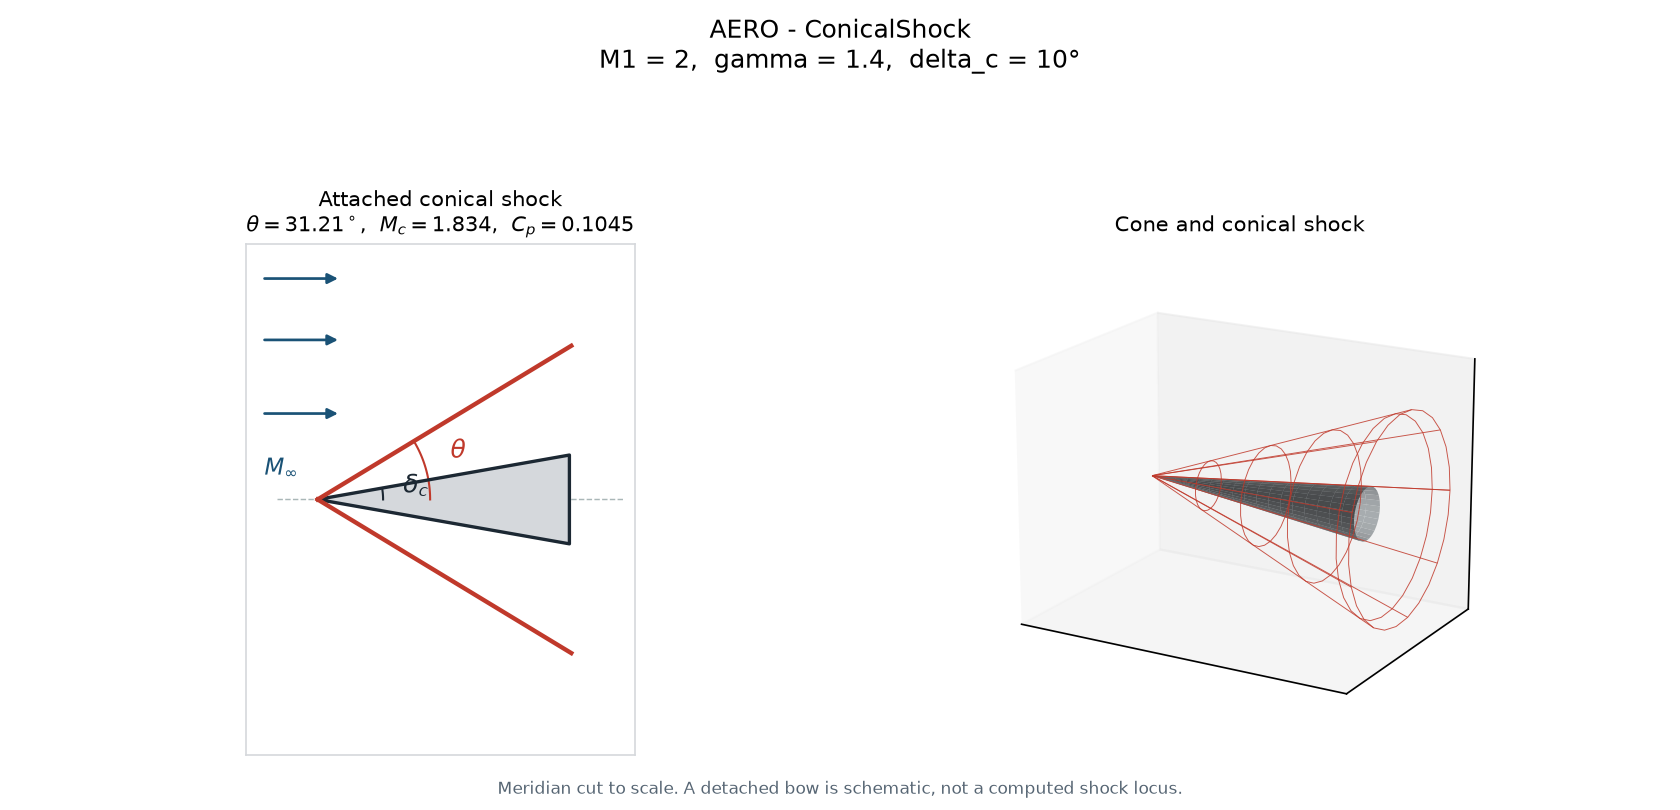

Here is the Python script that generated this plot:
#!/usr/bin/env python3
"""Attached conical shock on a right circular cone at zero incidence.

Shock-layer velocities follow NASA SP-3004 Taylor-Maccoll, with polar
components from NACA TN 3485. The conical shock jump is the oblique-shock
state at the wave angle. Surface pressure coefficient uses
pressure_coefficient_from_mach after an isentropic compression from the
state immediately behind the shock.
"""

from __future__ import annotations

import argparse
import math
import sys
import tempfile
from pathlib import Path

PLOT_TITLE = "AERO - ConicalShock"
DEFAULT_GAMMA = 1.4
MACH_MAX = 1.0e6
DETACH_TOL = 1.0e-8
ROOT_SPLIT = 1.0e-8
RK_STEPS = 800
CHECK_TOL = 1e-9

ASSUMPTIONS = (
    "calorically perfect gas; steady axisymmetric conical flow at zero "
    "incidence; attached conical shock of uniform strength; velocities in "
    "the shock layer are divided by the vacuum limiting speed; "
    "v = du/dtheta from conical_ray_normal_speed; "
    "a**2 = ((gamma-1)/2)*(1-u**2-v**2) from conical_vacuum_sound_speed_sq; "
    "d2u/dtheta**2 from taylor_maccoll_radial_acceleration; "
    "the shock jump is the oblique-shock state at wave angle theta, with "
    "polar components from conical_radial_speed and conical_normal_speed; "
    "surface v = 0; surface Mach from conical_resultant_mach; "
    "surface Cp from pressure_coefficient_from_mach after an isentropic "
    "compression from the post-shock Mach; the isolated cone takes the "
    "weaker attached shock; this is a circular cone, not a two-dimensional "
    "wedge; boundary layer, yaw, and shock curvature beyond the cone are "
    "not modeled"
)


def print_kv(key: str, value: object) -> None:
    if isinstance(value, float):
        text = f"{value:.8g}"
    else:
        text = str(value)
    print(f"{key}: {text}")


def mach_angle(mach: float) -> float:
    """mach_angle in formulas.md. Mach is at least 1."""
    return math.asin(1.0 / mach)


def limiting_speed_ratio(mach: float, gamma: float) -> float:
    """limiting_speed_ratio in formulas.md."""
    gm = 0.5 * (gamma - 1.0) * mach * mach
    return math.sqrt(gm / (1.0 + gm))


def vacuum_sound_speed_sq(gamma: float, u: float, v: float) -> float:
    """conical_vacuum_sound_speed_sq in formulas.md."""
    return 0.5 * (gamma - 1.0) * (1.0 - u * u - v * v)


def taylor_maccoll_radial_acceleration(
    gamma: float, u: float, v: float, theta: float
) -> float:
    """taylor_maccoll_radial_acceleration in formulas.md."""
    sound = vacuum_sound_speed_sq(gamma, u, v)
    denom = v * v - sound
    if abs(denom) < 1e-18 or abs(math.sin(theta)) < 1e-18:
        raise ValueError("Taylor-Maccoll denominator vanished")
    cot = math.cos(theta) / math.sin(theta)
    return sound * (u + v * cot) / denom - u


def resultant_mach(gamma: float, u: float, v: float) -> float:
    """conical_resultant_mach in formulas.md."""
    sound = vacuum_sound_speed_sq(gamma, u, v)
    if sound <= 0.0:
        raise ValueError("local sound speed is not positive")
    return math.sqrt((u * u + v * v) / sound)


def critical_mach(gamma: float, u: float, v: float) -> float:
    """conical_critical_mach in formulas.md."""
    return math.sqrt(((gamma + 1.0) / (gamma - 1.0)) * (u * u + v * v))


def freestream_mach_sq(gamma: float, u: float, theta: float) -> float:
    """conical_freestream_mach_sq in formulas.md."""
    denom = math.cos(theta) ** 2 - u * u
    if denom <= 0.0:
        raise ValueError("shock-ray radial speed does not give a finite Mach")
    return (2.0 / (gamma - 1.0)) * u * u / denom


def shock_wave_tangent(gamma: float, u: float, v: float) -> float:
    """conical_shock_wave_tangent in formulas.md."""
    return ((gamma - 1.0) / (gamma + 1.0)) * (u * u - 1.0) / (u * v)


def polar_from_cylindrical(
    vx: float, vr: float, theta: float
) -> tuple[float, float]:
    """conical_radial_speed and conical_normal_speed in formulas.md."""
    cosine = math.cos(theta)
    sine = math.sin(theta)
    return vx * cosine + vr * sine, -vx * sine + vr * cosine


def deflection_angle(theta: float, mach: float, gamma: float) -> float:
    """Flow deflection from oblique_shock_deflection. Radians."""
    if theta <= 0.0 or theta >= math.pi / 2.0:
        return 0.0
    mn2 = (mach * math.sin(theta)) ** 2
    if mn2 <= 1.0:
        return 0.0
    cot = math.cos(theta) / math.sin(theta)
    numer = 2.0 * cot * (mn2 - 1.0)
    denom = 2.0 + mach * mach * (gamma + math.cos(2.0 * theta))
    return math.atan(numer / denom)


def shock_downstream(
    mach: float, gamma: float, theta: float, delta: float
) -> dict[str, float]:
    """State behind a straight oblique shock at wave angle theta."""
    mn2 = (mach * math.sin(theta)) ** 2
    if mn2 < 1.0 - 1e-12:
        raise ValueError("normal Mach ahead of the shock is below 1")
    pressure = (2.0 * gamma * mn2 - (gamma - 1.0)) / (gamma + 1.0)
    mn2_down = ((gamma - 1.0) * mn2 + 2.0) / (2.0 * gamma * mn2 - (gamma - 1.0))
    sine = math.sin(theta - delta)
    if sine <= 0.0 or mn2_down <= 0.0:
        raise ValueError("downstream Mach is not defined for this wave")
    m2 = math.sqrt(mn2_down) / sine
    if not math.isfinite(pressure) or not math.isfinite(m2) or pressure <= 0.0 or m2 <= 0.0:
        raise ValueError("downstream shock state is not finite")
    return {
        "Mn1": math.sqrt(mn2),
        "M2": m2,
        "p_ratio": pressure,
    }


def isentropic_pressure_ratio(mach_1: float, mach_2: float, gamma: float) -> float:
    """p2/p1 from stagnation_pressure at constant total pressure."""

    def total_over_static(mach: float) -> float:
        return (1.0 + 0.5 * (gamma - 1.0) * mach * mach) ** (gamma / (gamma - 1.0))

    return total_over_static(mach_1) / total_over_static(mach_2)


def pressure_coefficient_from_mach(
    pressure_ratio: float, mach: float, gamma: float
) -> float:
    """pressure_coefficient_from_mach in formulas.md."""
    return 2.0 * (pressure_ratio - 1.0) / (gamma * mach * mach)


def post_shock_polar(
    mach: float, gamma: float, theta: float
) -> tuple[float, float, float, dict[str, float]]:
    """Polar speeds immediately behind the conical shock."""
    delta = deflection_angle(theta, mach, gamma)
    down = shock_downstream(mach, gamma, theta, delta)
    speed = limiting_speed_ratio(down["M2"], gamma)
    vx = speed * math.cos(delta)
    vr = speed * math.sin(delta)
    radial, normal = polar_from_cylindrical(vx, vr, theta)
    return radial, normal, delta, down


def _rk4_step(
    theta: float, u: float, v: float, step: float, gamma: float
) -> tuple[float, float, float]:
    def pair(angle: float, radial: float, normal: float) -> tuple[float, float]:
        acc = taylor_maccoll_radial_acceleration(gamma, radial, normal, angle)
        return normal, acc

    k1u, k1v = pair(theta, u, v)
    k2u, k2v = pair(theta + 0.5 * step, u + 0.5 * step * k1u, v + 0.5 * step * k1v)
    k3u, k3v = pair(theta + 0.5 * step, u + 0.5 * step * k2u, v + 0.5 * step * k2v)
    k4u, k4v = pair(theta + step, u + step * k3u, v + step * k3v)
    u_new = u + step * (k1u + 2.0 * k2u + 2.0 * k3u + k4u) / 6.0
    v_new = v + step * (k1v + 2.0 * k2v + 2.0 * k3v + k4v) / 6.0
    return theta + step, u_new, v_new


def integrate_to_surface(
    gamma: float, theta_shock: float, u_shock: float, v_shock: float
) -> tuple[float, float]:
    """Integrate Taylor-Maccoll from the shock inward until v = 0."""
    theta = theta_shock
    u = u_shock
    v = v_shock
    if v >= 0.0:
        return theta, u
    floor = 1.0e-4
    step = -(theta - floor) / RK_STEPS
    if step >= 0.0:
        raise ValueError("shock angle is inside the cone")
    for _ in range(RK_STEPS * 4):
        if theta + step <= floor:
            step = 0.5 * (floor - theta)
            if abs(step) < 1e-16:
                break
        try:
            theta_next, u_next, v_next = _rk4_step(theta, u, v, step, gamma)
        except ValueError:
            step *= 0.5
            if abs(step) < 1e-12:
                raise
            continue
        if not math.isfinite(u_next) or not math.isfinite(v_next):
            step *= 0.5
            if abs(step) < 1e-12:
                raise ValueError("Taylor-Maccoll integration left the real line")
            continue
        if v_next >= 0.0:
            frac = v / (v - v_next) if v_next != v else 1.0
            frac = min(max(frac, 0.0), 1.0)
            return theta + frac * (theta_next - theta), u + frac * (u_next - u)
        theta, u, v = theta_next, u_next, v_next
        if abs(step) < abs(-(theta - floor) / RK_STEPS):
            step = -(theta - floor) / RK_STEPS
    raise ValueError("surface condition v = 0 was not reached")


def integrate_to_shock(
    gamma: float, theta_cone: float, u_surface: float
) -> tuple[float, float, float]:
    """Integrate from the cone surface outward until the SP-3004 shock condition."""
    theta = theta_cone
    u = u_surface
    v = 0.0
    ceiling = math.pi / 2.0 - 1e-6
    step = (ceiling - theta) / RK_STEPS
    previous = None
    for _ in range(RK_STEPS * 4):
        if theta + step >= ceiling:
            step = 0.5 * (ceiling - theta)
            if step <= 0.0:
                break
        theta_next, u_next, v_next = _rk4_step(theta, u, v, step, gamma)
        residual = math.tan(theta_next) - shock_wave_tangent(gamma, u_next, v_next)
        if previous is not None:
            _theta_prev, _u_prev, _v_prev, residual_prev = previous
            if residual_prev == 0.0 or residual_prev * residual <= 0.0:
                if residual == residual_prev:
                    return theta_next, u_next, v_next
                frac = residual_prev / (residual_prev - residual)
                frac = min(max(frac, 0.0), 1.0)
                return (
                    _theta_prev + frac * (theta_next - _theta_prev),
                    _u_prev + frac * (u_next - _u_prev),
                    _v_prev + frac * (v_next - _v_prev),
                )
        previous = (theta_next, u_next, v_next, residual)
        theta, u, v = theta_next, u_next, v_next
    raise ValueError("Rankine-Hugoniot shock condition was not reached")


def cone_from_shock(mach: float, gamma: float, theta: float) -> dict[str, float]:
    """Cone half-angle produced by an attached shock at wave angle theta."""
    u, v, delta, down = post_shock_polar(mach, gamma, theta)
    cone, u_s = integrate_to_surface(gamma, theta, u, v)
    return {
        "theta": theta,
        "delta_shock": delta,
        "cone": cone,
        "u_s": u_s,
        "M2": down["M2"],
        "p2_over_p1": down["p_ratio"],
        "Mn1": down["Mn1"],
        "Mc": resultant_mach(gamma, u_s, 0.0),
        "Mstar_s": critical_mach(gamma, u_s, 0.0),
    }


def maximum_cone_angle(mach: float, gamma: float) -> tuple[float, float]:
    """Shock angle and cone half-angle at the peak attached cone."""
    mu = mach_angle(mach)
    lo = mu + 1e-8
    hi = math.pi / 2.0 - 1e-6
    invphi = (math.sqrt(5.0) - 1.0) / 2.0
    left = hi - invphi * (hi - lo)
    right = lo + invphi * (hi - lo)

    def value(theta: float) -> float:
        try:
            return cone_from_shock(mach, gamma, theta)["cone"]
        except ValueError:
            return -1.0

    left_value = value(left)
    right_value = value(right)
    for _ in range(48):
        if left_value < right_value:
            lo = left
            left = right
            left_value = right_value
            right = lo + invphi * (hi - lo)
            right_value = value(right)
        else:
            hi = right
            right = left
            right_value = left_value
            left = hi - invphi * (hi - lo)
            left_value = value(left)
    theta = 0.5 * (lo + hi)
    try:
        peak = cone_from_shock(mach, gamma, theta)
    except ValueError as exc:
        raise ValueError("could not locate a maximum attached cone angle") from exc
    return peak["theta"], peak["cone"]


def _bisect_cone(
    lo: float,
    hi: float,
    target: float,
    mach: float,
    gamma: float,
) -> float:
    for _ in range(80):
        mid = 0.5 * (lo + hi)
        try:
            cone = cone_from_shock(mach, gamma, mid)["cone"]
        except ValueError:
            hi = mid
            continue
        if cone < target:
            lo = mid
        else:
            hi = mid
    return 0.5 * (lo + hi)


def evaluate(mach: float, gamma: float, delta: float) -> dict:
    """Weak attached conical shock for cone half-angle delta."""
    mu = mach_angle(mach)
    theta_star, delta_max = maximum_cone_angle(mach, gamma)
    state: dict = {
        "mach": mach,
        "gamma": gamma,
        "delta": delta,
        "mu": mu,
        "delta_max": delta_max,
        "theta_at_max": theta_star,
        "attached": False,
        "shock": "detached",
        "theta": None,
        "Mn1": None,
        "M2": None,
        "p2_over_p1": None,
        "Mc": None,
        "Mstar_s": None,
        "pc_over_p1": None,
        "Cp": None,
        "theta_strong": None,
    }
    if delta <= 1e-15:
        speed = limiting_speed_ratio(mach, gamma)
        u = speed * math.cos(mu)
        state.update(
            attached=True,
            shock="mach-wave",
            theta=mu,
            Mn1=1.0,
            M2=mach,
            p2_over_p1=1.0,
            Mc=mach,
            Mstar_s=critical_mach(gamma, u, -speed * math.sin(mu)),
            pc_over_p1=1.0,
            Cp=0.0,
        )
        return state
    if delta > delta_max + DETACH_TOL:
        return state

    if delta >= delta_max - DETACH_TOL:
        theta = theta_star
        branch = "maximum-cone"
        theta_strong = None
    else:
        theta = _bisect_cone(mu + 1e-8, theta_star, delta, mach, gamma)
        theta_strong = _bisect_cone(
            theta_star, math.pi / 2.0 - 1e-6, delta, mach, gamma
        )
        if theta_strong - theta < ROOT_SPLIT:
            branch = "maximum-cone"
            theta_strong = None
        else:
            branch = "weak"
    field = cone_from_shock(mach, gamma, theta)
    surface_over_shock = isentropic_pressure_ratio(field["M2"], field["Mc"], gamma)
    pc_over_p1 = surface_over_shock * field["p2_over_p1"]
    state.update(
        attached=True,
        shock=branch,
        theta=field["theta"],
        Mn1=field["Mn1"],
        M2=field["M2"],
        p2_over_p1=field["p2_over_p1"],
        Mc=field["Mc"],
        Mstar_s=field["Mstar_s"],
        pc_over_p1=pc_over_p1,
        Cp=pressure_coefficient_from_mach(pc_over_p1, mach, gamma),
    )
    if theta_strong is not None:
        try:
            strong = cone_from_shock(mach, gamma, theta_strong)
        except ValueError:
            strong = None
        if strong is not None:
            state["theta_strong"] = strong["theta"]
    return state


def require_inputs(mach: float, gamma: float, delta: float) -> None:
    if not math.isfinite(mach) or mach <= 1.0 or mach > MACH_MAX:
        raise ValueError(f"--mach must be greater than 1 and at most {MACH_MAX:g}")
    if not math.isfinite(gamma) or gamma <= 1.0:
        raise ValueError("--gamma must be greater than 1")
    if not math.isfinite(delta) or delta < 0.0 or delta >= math.pi / 2.0:
        raise ValueError(
            "--delta must be a cone half-angle in radians from 0 up to pi/2 "
            "(convert degrees with pi/180)"
        )


def emit(state: dict, gamma_source: str, graph: str) -> None:
    delta = state["delta"]
    print_kv("title", PLOT_TITLE)
    print_kv("assumptions", ASSUMPTIONS)
    print_kv("gamma", state["gamma"])
    print_kv("gamma_source", gamma_source)
    print_kv("M1", state["mach"])
    print_kv("delta_rad", delta)
    print_kv("delta_deg", math.degrees(delta))
    print_kv("mu1_rad", state["mu"])
    print_kv("mu1_deg", math.degrees(state["mu"]))
    print_kv("delta_max_rad", state["delta_max"])
    print_kv("delta_max_deg", math.degrees(state["delta_max"]))
    print_kv("attached", "yes" if state["attached"] else "no")
    print_kv("shock", state["shock"])
    if state["theta"] is not None:
        print_kv("theta_rad", state["theta"])
        print_kv("theta_deg", math.degrees(state["theta"]))
        print_kv("Mn1", state["Mn1"])
        print_kv("M2", state["M2"])
        print_kv("Mc", state["Mc"])
        print_kv("Mstar_s", state["Mstar_s"])
        print_kv("p2_over_p1", state["p2_over_p1"])
        print_kv("pc_over_p1", state["pc_over_p1"])
        print_kv("Cp", state["Cp"])
    if state["theta_strong"] is not None:
        print_kv("theta_strong_rad", state["theta_strong"])
        print_kv("theta_strong_deg", math.degrees(state["theta_strong"]))
    print_kv("graph", graph)


def _fmt(value: float) -> str:
    return f"{value:.4g}"


def _angles(start: float, stop: float, steps: int = 32) -> list[float]:
    if steps < 1:
        return [start, stop]
    return [start + (stop - start) * i / steps for i in range(steps + 1)]


def _panel_frame(ax) -> None:
    ax.set_xticks([])
    ax.set_yticks([])
    for spine in ax.spines.values():
        spine.set_color("#d5d8dc")


def _flow_arrows(ax, x0: float, x1: float, ys: list[float]) -> None:
    for y_pos in ys:
        ax.annotate(
            "",
            xy=(x1, y_pos),
            xytext=(x0, y_pos),
            arrowprops={"arrowstyle": "-|>", "color": "#1a5276", "lw": 1.3},
        )


def _draw_meridian(ax, state: dict) -> None:
    delta = state["delta"]
    x_min, x_max, y_min, y_max = -0.35, 1.55, -1.25, 1.25
    ax.set_xlim(x_min, x_max)
    ax.set_ylim(y_min, y_max)
    ax.set_aspect("equal", adjustable="box")
    _panel_frame(ax)
    _flow_arrows(ax, -0.28, 0.12, [0.42, 0.78, 1.08])
    ax.text(-0.26, 0.12, r"$M_\infty$", color="#1a5276", fontsize=11)
    ax.plot([-0.2, 1.5], [0.0, 0.0], color="#aab7b8", lw=0.7, ls="--", zorder=1)

    length = 1.25
    if delta > 1e-8:
        upper = (length * math.cos(delta), length * math.sin(delta))
        lower = (upper[0], -upper[1])
        ax.fill(
            [0.0, upper[0], lower[0]],
            [0.0, upper[1], lower[1]],
            color="#d5d8dc",
            zorder=2,
        )
        ax.plot(
            [0.0, upper[0], lower[0], 0.0],
            [0.0, upper[1], lower[1], 0.0],
            color="#1c2833",
            lw=1.6,
            zorder=3,
        )
    else:
        ax.plot([0.0, length], [0.0, 0.0], color="#1c2833", lw=2.4, zorder=3)

    if not state["attached"] or state["theta"] is None:
        stand = 0.22
        bow_y = [y_min + (y_max - y_min) * i / 48 for i in range(49)]
        bow_x = [-stand + 0.18 * y * y for y in bow_y]
        ax.plot(bow_x, bow_y, color="#c0392b", lw=2.2, zorder=4)
        ax.text(0.35, y_min + 0.12, "detached bow\n(schematic)", color="#c0392b", fontsize=8)
        title = "Detached shock"
        detail = rf"no wave angle,  $\delta_{{\max}} = {_fmt(math.degrees(state['delta_max']))}^\circ$"
    else:
        theta = state["theta"]
        color = "#1a5276" if state["shock"] == "mach-wave" else "#c0392b"
        style = "--" if state["shock"] == "mach-wave" else "-"
        reach = 1.45
        for sign in (1.0, -1.0):
            ax.plot(
                [0.0, reach * math.cos(sign * theta)],
                [0.0, reach * math.sin(sign * theta)],
                color=color,
                lw=2.1,
                ls=style,
                zorder=4,
            )
        if theta > 0.04:
            arc_r = 0.55
            ax.plot(
                [arc_r * math.cos(a) for a in _angles(0.0, theta)],
                [arc_r * math.sin(a) for a in _angles(0.0, theta)],
                color=color,
                lw=1.0,
            )
            ax.text(
                0.68 * math.cos(0.55 * theta),
                0.68 * math.sin(0.55 * theta),
                r"$\theta$",
                color=color,
                fontsize=12,
            )
        if delta > 0.04:
            arc_r = 0.32
            ax.plot(
                [arc_r * math.cos(a) for a in _angles(0.0, delta)],
                [arc_r * math.sin(a) for a in _angles(0.0, delta)],
                color="#1c2833",
                lw=1.0,
            )
            ax.text(
                0.42 * math.cos(0.45 * delta),
                0.42 * math.sin(0.45 * delta),
                r"$\delta_c$",
                color="#1c2833",
                fontsize=12,
            )
        names = {
            "mach-wave": "Mach wave",
            "weak": "Attached conical shock",
            "maximum-cone": "Attached, maximum cone",
        }
        title = names.get(state["shock"], "Conical shock")
        if state["Mc"] is not None and state["Cp"] is not None:
            detail = (
                rf"$\theta = {_fmt(math.degrees(state['theta']))}^\circ$,  "
                rf"$M_c = {_fmt(state['Mc'])}$,  "
                rf"$C_p = {_fmt(state['Cp'])}$"
            )
        else:
            detail = rf"$\theta = {_fmt(math.degrees(state['theta']))}^\circ$"
    ax.set_title(title + "\n" + detail, fontsize=10)


def _mesh_cone(half_angle: float, length: float, n_x: int = 18, n_th: int = 28):
    import numpy as np

    x = np.linspace(0.0, length, n_x)
    ang = np.linspace(0.0, 2.0 * math.pi, n_th)
    xx, tt = np.meshgrid(x, ang)
    radius = xx * math.tan(max(half_angle, 1e-6))
    yy = radius * np.cos(tt)
    zz = radius * np.sin(tt)
    return xx, yy, zz


def _draw_solid(ax, state: dict) -> None:
    import numpy as np

    delta = max(state["delta"], 1e-4)
    length = 1.0
    cone_x, cone_y, cone_z = _mesh_cone(delta, length)
    ax.plot_surface(
        cone_x,
        cone_y,
        cone_z,
        color="#bdc3c7",
        alpha=0.95,
        linewidth=0.0,
        antialiased=True,
    )
    if state["attached"] and state["theta"] is not None:
        shock_x, shock_y, shock_z = _mesh_cone(state["theta"], 1.15)
        ax.plot_wireframe(
            shock_x,
            shock_y,
            shock_z,
            color="#c0392b",
            linewidth=0.45,
            rstride=3,
            cstride=4,
            alpha=0.85,
        )
        ax.set_title("Cone and conical shock", fontsize=10)
    else:
        bow_t = np.linspace(0.0, 2.0 * math.pi, 60)
        bow_r = np.linspace(0.0, 0.85, 12)
        tt, rr = np.meshgrid(bow_t, bow_r)
        xx = -0.18 - 0.22 * (rr ** 2)
        yy = rr * np.cos(tt)
        zz = rr * np.sin(tt)
        ax.plot_wireframe(xx, yy, zz, color="#c0392b", linewidth=0.5, alpha=0.8)
        ax.set_title("Detached bow (schematic)", fontsize=10)
    ax.set_xticks([])
    ax.set_yticks([])
    ax.set_zticks([])
    ax.set_box_aspect((1.4, 1.0, 1.0))
    ax.view_init(elev=18.0, azim=-60.0)
    ax.set_xlim(-0.3, 1.2)
    span = 0.85
    ax.set_ylim(-span, span)
    ax.set_zlim(-span, span)


def write_figure(state: dict, out_path: Path) -> None:
    import matplotlib

    if "matplotlib.pyplot" not in sys.modules:
        matplotlib.use("Agg")
    import matplotlib.pyplot as plt

    fig = plt.figure(figsize=(11.2, 5.4))
    ax0 = fig.add_subplot(1, 2, 1)
    ax1 = fig.add_subplot(1, 2, 2, projection="3d")
    _draw_meridian(ax0, state)
    _draw_solid(ax1, state)
    fig.suptitle(
        PLOT_TITLE
        + "\n"
        + (
            f"M1 = {_fmt(state['mach'])},  "
            f"gamma = {_fmt(state['gamma'])},  "
            f"delta_c = {_fmt(math.degrees(state['delta']))}\u00b0"
        ),
        fontsize=12,
    )
    fig.text(
        0.5,
        0.02,
        "Meridian cut to scale. A detached bow is schematic, not a computed shock locus.",
        ha="center",
        fontsize=8,
        color="#566573",
    )
    fig.tight_layout(rect=(0.0, 0.04, 1.0, 0.90))
    fig.savefig(out_path, dpi=150)
    plt.close(fig)


def run_check() -> int:
    def fail(message: str) -> int:
        print(f"CHECK FAIL: {message}", file=sys.stderr)
        return 1

    def near(got: float, expected: float, label: str, tol: float = CHECK_TOL) -> int | None:
        if abs(got - expected) > tol * max(1.0, abs(expected)):
            return fail(f"{label} is {got}, expected {expected}")
        return None

    gamma = 7.0 / 5.0
    if near(
        taylor_maccoll_radial_acceleration(gamma, 0.5, 0.0, math.pi / 4.0),
        -1.0,
        "surface Taylor-Maccoll",
    ):
        return 1
    if near(limiting_speed_ratio(2.0, gamma), 2.0 / 3.0, "Mach-2 limiting speed"):
        return 1
    u_wave = 1.0 / math.sqrt(3.0)
    v_wave = -1.0 / 3.0
    if near(shock_wave_tangent(gamma, u_wave, v_wave), 1.0 / math.sqrt(3.0), "Mach-wave RH"):
        return 1
    if near(freestream_mach_sq(gamma, u_wave, math.pi / 6.0), 4.0, "Mach-wave M_inf^2"):
        return 1
    if near(resultant_mach(gamma, u_wave, v_wave), 2.0, "Mach-wave local Mach"):
        return 1
    if near(pressure_coefficient_from_mach(1.0, 2.0, gamma), 0.0, "freestream Cp"):
        return 1

    wave = evaluate(2.0, gamma, 0.0)
    if wave["shock"] != "mach-wave" or not wave["attached"]:
        return fail("zero cone was not a Mach wave")
    if near(wave["theta"], math.pi / 6.0, "Mach angle", tol=1e-12):
        return 1
    if near(wave["Mc"], 2.0, "Mach-wave surface Mach", tol=1e-12):
        return 1
    if near(wave["Cp"], 0.0, "Mach-wave Cp", tol=1e-12):
        return 1

    sonic_u = math.sqrt((gamma - 1.0) / (gamma + 1.0))
    ten_deg = math.radians(10.0)
    theta_w, u_w, v_w = integrate_to_shock(gamma, ten_deg, sonic_u)
    m_min_sq = freestream_mach_sq(gamma, u_w, theta_w)
    if near(math.sqrt(m_min_sq), 1.1159051, "SP-3004 10 deg minimum Mach", tol=2e-4):
        return 1
    if near(math.tan(theta_w), shock_wave_tangent(gamma, u_w, v_w), "sonic-surface RH", tol=2e-4):
        return 1

    attached = evaluate(2.0, gamma, ten_deg)
    if not attached["attached"] or attached["shock"] != "weak":
        return fail("10 deg cone at Mach 2 did not attach")
    if attached["theta"] is None or attached["theta"] <= ten_deg:
        return fail("10 deg cone shock is not above the surface")
    recovered = cone_from_shock(2.0, gamma, attached["theta"])
    if near(recovered["cone"], ten_deg, "recovered cone angle", tol=1e-5):
        return 1
    if attached["Mc"] is None or not (1.0 < attached["Mc"] < 2.0):
        return fail("surface Mach is not between 1 and M1")
    if attached["Cp"] is None or attached["Cp"] <= 0.0:
        return fail("surface Cp is not positive")
    if attached["theta_strong"] is None or attached["theta_strong"] <= attached["theta"]:
        return fail("strong conical root missing")

    detached = evaluate(2.0, gamma, math.radians(55.0))
    if detached["attached"] or detached["shock"] != "detached":
        return fail("55 deg cone at Mach 2 attached")
    if detached["theta"] is not None or detached["Mc"] is not None:
        return fail("detached shock invented a surface state")

    class _Capture:
        def __init__(self) -> None:
            self.parts: list[str] = []

        def write(self, text: str) -> None:
            self.parts.append(text)

        def flush(self) -> None:
            return None

    def capture(argv: list[str]) -> tuple[int, str, str]:
        out = _Capture()
        err = _Capture()
        old_out, old_err = sys.stdout, sys.stderr
        sys.stdout, sys.stderr = out, err
        try:
            code = main(argv)
        finally:
            sys.stdout, sys.stderr = old_out, old_err
        return code, "".join(out.parts), "".join(err.parts)

    def has_key(text: str, key: str) -> bool:
        prefix = key + ":"
        return any(line.startswith(prefix) for line in text.splitlines())

    with tempfile.TemporaryDirectory() as folder:
        attached_path = str(Path(folder) / "attached.png")
        code, text, err = capture(
            ["--mach", "2", "--gamma", "1.4", "--delta", str(ten_deg), "--out", attached_path]
        )
        if code != 0:
            return fail(f"attached main returned {code}: {err}")
        for key in (
            "attached: yes",
            "shock: weak",
            "theta_deg:",
            "Mc:",
            "Cp:",
            "graph:",
        ):
            if key not in text:
                return fail(f"stdout missing {key}")
        if not Path(attached_path).is_file() or Path(attached_path).read_bytes()[:8] != b"\x89PNG\r\n\x1a\n":
            return fail("attached run did not write a PNG")

        detached_path = str(Path(folder) / "detached.png")
        code, text, err = capture(
            ["--mach", "2", "--delta", str(math.radians(55.0)), "--out", detached_path]
        )
        if code != 0 or "attached: no" not in text or "shock: detached" not in text:
            return fail(f"detached stdout failed: {err or text}")
        if has_key(text, "theta_rad") or has_key(text, "Mc") or has_key(text, "Cp"):
            return fail("detached stdout printed a shock state")
        if "gamma_source: default" not in text:
            return fail("omitted gamma was not marked default")
        if not Path(detached_path).is_file():
            return fail("detached run did not write a PNG")

        code, _text, err = capture(["--mach", "0.8", "--delta", "0.1"])
        if code != 2 or "error:" not in err:
            return fail("subsonic Mach was accepted")
        code, _text, err = capture(["--mach", "2", "--delta", "20"])
        if code != 2:
            return fail("a half-angle in radians past pi/2 was accepted")
        code, _text, err = capture(["--mach", "2"])
        if code != 2:
            return fail("missing cone angle was accepted")

    print("check: pass")
    print_kv("theta_deg", math.degrees(attached["theta"]))
    print_kv("Mc", attached["Mc"])
    print_kv("Cp", attached["Cp"])
    print_kv("delta_max_deg", math.degrees(maximum_cone_angle(2.0, gamma)[1]))
    return 0


def parse_args(argv: list[str] | None = None) -> argparse.Namespace:
    parser = argparse.ArgumentParser(
        description="Attached conical shock on a right circular cone at zero incidence."
    )
    parser.add_argument("--mach", type=float, default=None, help="freestream Mach M1, greater than 1")
    parser.add_argument(
        "--gamma",
        type=float,
        default=None,
        help=f"ratio of specific heats (default {DEFAULT_GAMMA})",
    )
    parser.add_argument(
        "--delta",
        type=float,
        default=None,
        help="cone half-angle in radians, from 0 up to pi/2",
    )
    parser.add_argument("--out", type=str, default=None, help="PNG output path")
    parser.add_argument("--check", action="store_true", help="run built-in consistency checks")
    return parser.parse_args(argv)


def main(argv: list[str] | None = None) -> int:
    args = parse_args(argv)
    if args.check:
        return run_check()
    if args.mach is None or args.delta is None:
        print("error: requires --mach and --delta", file=sys.stderr)
        return 2
    gamma = DEFAULT_GAMMA if args.gamma is None else args.gamma
    gamma_source = "default" if args.gamma is None else "supplied"
    try:
        require_inputs(args.mach, gamma, args.delta)
        state = evaluate(args.mach, gamma, args.delta)
    except ValueError as exc:
        print(f"error: {exc}", file=sys.stderr)
        return 2
    out_path = Path(args.out) if args.out else Path(__file__).resolve().parent / "conical_shock.png"
    out_path = out_path.resolve()
    if not out_path.parent.is_dir():
        print(f"error: PNG directory does not exist: {out_path.parent}", file=sys.stderr)
        return 2
    try:
        write_figure(state, out_path)
    except Exception as exc:
        print(f"error: could not write the cone figure: {exc}", file=sys.stderr)
        return 2
    emit(state, gamma_source, str(out_path))
    return 0


if __name__ == "__main__":
    sys.exit(main())
